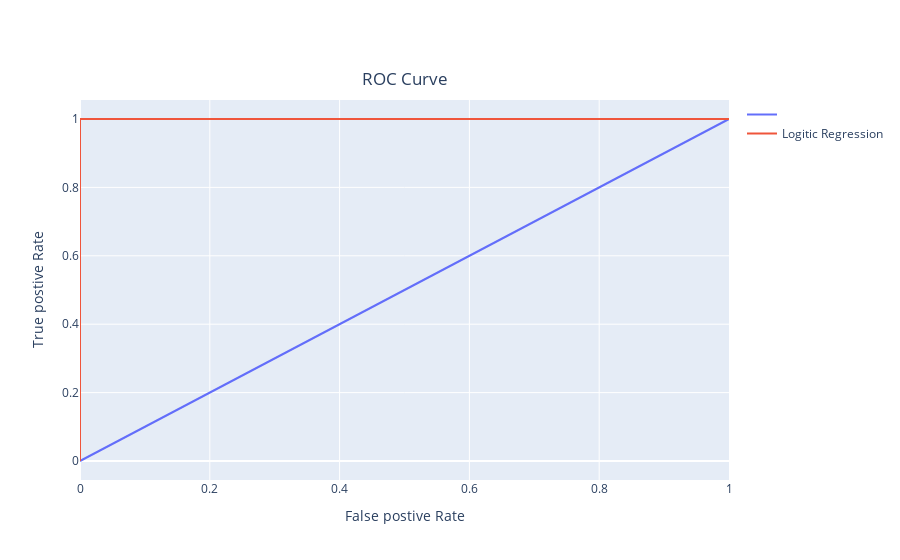

The cell this chart's notebook holds for it:
### Markdown cell above
## 9. Plotting the ROC Curve
- ROC curve is an incredibly useful tool in evaluating and comparing predictive models.

- Its name is indeed strange. ROC stands for Receiver Operating Characteristic. Its origin is from sonar back in the 1940s. ROCs were used to measure how well a sonar signal (e.g., from an enemy submarine) could be detected from noise (a school of fish).

- ROC curves are a nice way to see how any predictive model can distinguish between the true positives and negatives.

- In order to do this, a model needs to not only correctly predict a positive as a positive, but also a negative as a negative.

- The ROC curve does this by plotting sensitivity, the probability of predicting a real positive will be a positive, against 1-specificity, the probability of predicting a real negative will be a positive. (A previous article covered the specifics of sensitivity and specificity. It reviews what they mean and why it’s important to know how accurately the model is predicting positives and negatives separately.)

- The best decision rule is high on sensitivity (true positive rate) and low on 1-specificity (false positive rate). It’s a rule that predicts most true positives will be a positive and few true negatives will be a positive.

### Code cell
# Plotting ROC curve
from sklearn.metrics import roc_curve
y_pred_prob = grid_model_result.predict_proba(rescaledX_test)[:,1]
fpr,tpr,thresholds = roc_curve(y_test,y_pred_prob)

import plotly
import plotly.graph_objects as go
import plotly.io as pio


fig = go.Figure()
fig.add_trace(go.Scatter(x = [0,1],y = [0,1], mode = 'lines',name = ''))
fig.add_trace(go.Scatter(x = fpr,y = tpr, mode = 'lines',name = "Logitic Regression"))
fig.update_layout({'xaxis':{'title':{'text':"False postive Rate"}},\
    'yaxis':{'title':{'text':"True postive Rate"}},\
        'title':{"text":"ROC Curve",'x' : 0.45,'y' : 0.87}
    })

### Figure 1 — Plotly figure (JSON) as saved in the notebook; plotly's stock layout.template omitted (floating-point values rounded to 4 significant figures)
{"data": [{"mode": "lines", "name": "", "type": "scatter", "x": [0, 1], "y": [0, 1]}, {"mode": "lines", "name": "Logitic Regression", "type": "scatter", "x": [0, 0, 0, 1], "y": [0, 0.008, 1, 1]}], "layout": {"title": {"text": "ROC Curve", "x": 0.45, "y": 0.87}, "xaxis": {"title": {"text": "False postive Rate"}}, "yaxis": {"title": {"text": "True postive Rate"}}}}
